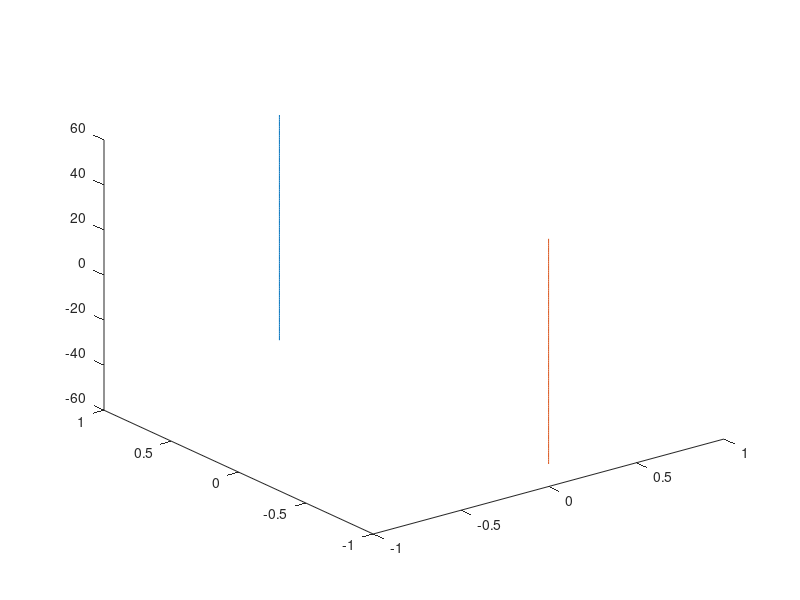
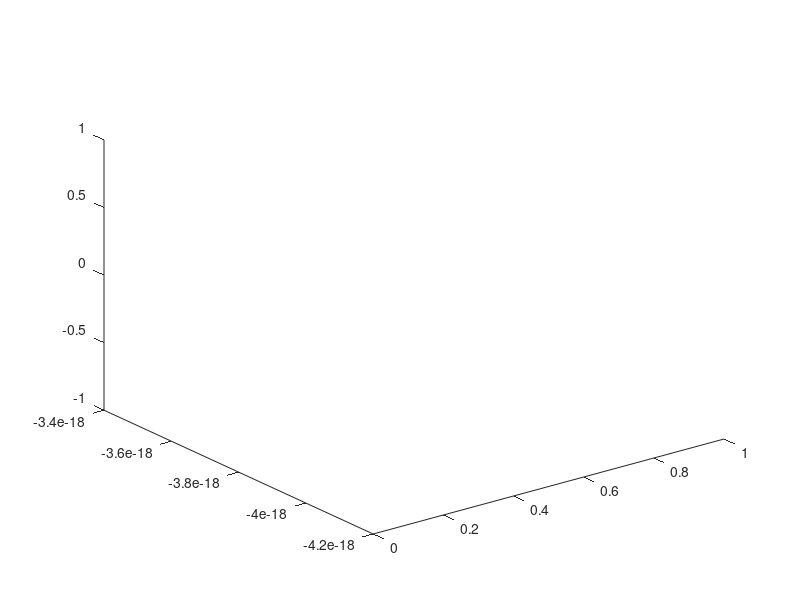

Write the MATLAB code that produced these figures, in order.
function [] = exercise_7_3()
p_1 = [0,1,0]';
p_2 = [0,-1,0]';
rv = [0,0,1]';

spanne = -50:50;
[sX, sY] = size(spanne);
g_1 = p_1 + rv*spanne;
g_2 = p_2 + rv*spanne;

figure(1), plot3(g_1(1,:), g_1(2,:), g_1(3,:), g_2(1,:), g_2(2,:), g_2(3,:));

fokalLaengen = [1,1];
optischeZentrum = [0,0];
K = [fokalLaengen(1) 0 optischeZentrum(1); 0 fokalLaengen(2) optischeZentrum(2); 0 0 1];

g_1_Data = reshape(g_1(:), [1,3,sY]);
g_2_Data = reshape(g_1(:), [1,3,sY]);

for i = 1:sY
    g_1_Data(:,:,i) = (K * g_1_Data(:,:,i)')';
    g_2_Data(:,:,i) = (K * g_2_Data(:,:,i)')';
end

g_1_Data = reshape(g_1_Data(:),[3, sY]);
g_2_Data = reshape(g_2_Data(:),[3, sY]);

figure(2), plot3(g_1_Data(1,:)/g_1_Data(3,:), g_1_Data(2,:)/g_1_Data(3,:), g_2_Data(1,:)/g_2_Data(3,:), g_2_Data(2,:)/g_2_Data(3,:));

end

